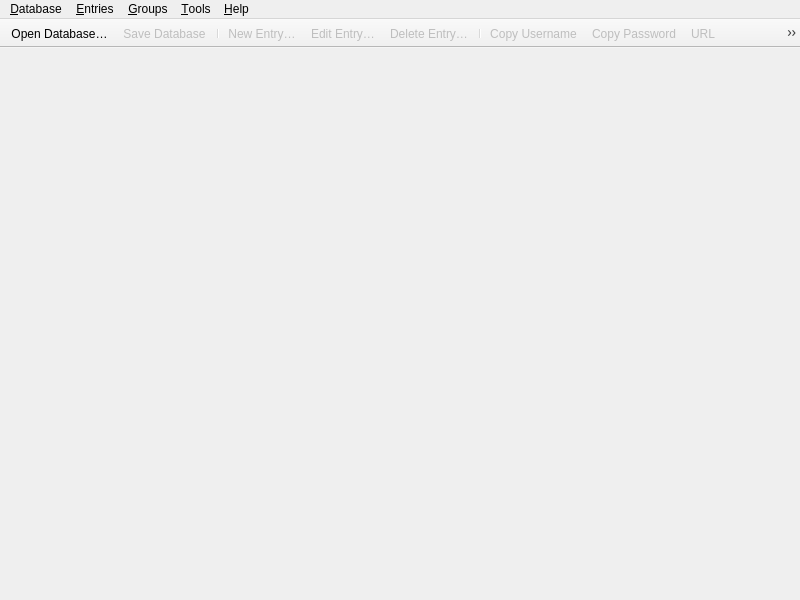
<?xml version="1.0" encoding="UTF-8"?>
<ui version="4.0">
 <class>MainWindow</class>
 <widget class="QMainWindow" name="MainWindow">
  <property name="enabled">
   <bool>true</bool>
  </property>
  <property name="geometry">
   <rect>
    <x>0</x>
    <y>0</y>
    <width>800</width>
    <height>600</height>
   </rect>
  </property>
  <property name="windowTitle">
   <string notr="true">KeePassXC</string>
  </property>
  <widget class="QWidget" name="centralwidget">
   <property name="enabled">
    <bool>true</bool>
   </property>
   <layout class="QVBoxLayout" name="verticalLayout">
    <property name="spacing">
     <number>0</number>
    </property>
    <property name="leftMargin">
     <number>0</number>
    </property>
    <property name="topMargin">
     <number>0</number>
    </property>
    <property name="rightMargin">
     <number>0</number>
    </property>
    <property name="bottomMargin">
     <number>0</number>
    </property>
    <item>
     <widget class="QWidget" name="globalMessageWidgetContainer" native="true">
      <layout class="QVBoxLayout" name="globalMessageWidgetLayout">
       <property name="spacing">
        <number>0</number>
       </property>
       <property name="bottomMargin">
        <number>0</number>
       </property>
       <item>
        <widget class="MessageWidget" name="globalMessageWidget" native="true">
         <property name="sizePolicy">
          <sizepolicy hsizetype="Preferred" vsizetype="Preferred">
           <horstretch>0</horstretch>
           <verstretch>0</verstretch>
          </sizepolicy>
         </property>
         <property name="styleSheet">
          <string notr="true">MessageWidget {margin: 90px}</string>
         </property>
        </widget>
       </item>
      </layout>
     </widget>
    </item>
    <item>
     <widget class="QStackedWidget" name="stackedWidget">
      <property name="sizePolicy">
       <sizepolicy hsizetype="Preferred" vsizetype="Preferred">
        <horstretch>0</horstretch>
        <verstretch>0</verstretch>
       </sizepolicy>
      </property>
      <property name="focusPolicy">
       <enum>Qt::TabFocus</enum>
      </property>
      <property name="currentIndex">
       <number>2</number>
      </property>
      <widget class="QWidget" name="pageDatabase">
       <layout class="QVBoxLayout" name="verticalLayout_2">
        <property name="leftMargin">
         <number>0</number>
        </property>
        <property name="topMargin">
         <number>0</number>
        </property>
        <property name="rightMargin">
         <number>0</number>
        </property>
        <property name="bottomMargin">
         <number>0</number>
        </property>
        <item>
         <widget class="DatabaseTabWidget" name="tabWidget">
          <property name="currentIndex">
           <number>-1</number>
          </property>
          <property name="tabsClosable">
           <bool>true</bool>
          </property>
          <property name="movable">
           <bool>true</bool>
          </property>
         </widget>
        </item>
       </layout>
      </widget>
      <widget class="QWidget" name="pageSettings">
       <layout class="QVBoxLayout" name="verticalLayout_3">
        <property name="leftMargin">
         <number>0</number>
        </property>
        <property name="topMargin">
         <number>0</number>
        </property>
        <property name="rightMargin">
         <number>0</number>
        </property>
        <property name="bottomMargin">
         <number>0</number>
        </property>
        <item>
         <widget class="ApplicationSettingsWidget" name="settingsWidget" native="true">
          <property name="focusPolicy">
           <enum>Qt::TabFocus</enum>
          </property>
         </widget>
        </item>
       </layout>
      </widget>
      <widget class="QWidget" name="pageWelcome">
       <layout class="QVBoxLayout" name="verticalLayout_5">
        <item>
         <layout class="QHBoxLayout" name="horizontalLayout">
          <item>
           <spacer name="horizontalSpacer">
            <property name="orientation">
             <enum>Qt::Horizontal</enum>
            </property>
            <property name="sizeType">
             <enum>QSizePolicy::MinimumExpanding</enum>
            </property>
            <property name="sizeHint" stdset="0">
             <size>
              <width>50</width>
              <height>20</height>
             </size>
            </property>
           </spacer>
          </item>
          <item>
           <widget class="WelcomeWidget" name="welcomeWidget" native="true">
            <property name="focusPolicy">
             <enum>Qt::TabFocus</enum>
            </property>
           </widget>
          </item>
          <item>
           <spacer name="horizontalSpacer_2">
            <property name="orientation">
             <enum>Qt::Horizontal</enum>
            </property>
            <property name="sizeType">
             <enum>QSizePolicy::MinimumExpanding</enum>
            </property>
            <property name="sizeHint" stdset="0">
             <size>
              <width>50</width>
              <height>20</height>
             </size>
            </property>
           </spacer>
          </item>
         </layout>
        </item>
       </layout>
      </widget>
      <widget class="QWidget" name="pagePasswordGenerator">
       <layout class="QVBoxLayout" name="verticalLayout_6">
        <item>
         <widget class="PasswordGeneratorWidget" name="passwordGeneratorWidget" native="true">
          <property name="focusPolicy">
           <enum>Qt::TabFocus</enum>
          </property>
         </widget>
        </item>
       </layout>
      </widget>
     </widget>
    </item>
   </layout>
  </widget>
  <widget class="QMenuBar" name="menubar">
   <property name="geometry">
    <rect>
     <x>0</x>
     <y>0</y>
     <width>800</width>
     <height>31</height>
    </rect>
   </property>
   <property name="focusPolicy">
    <enum>Qt::NoFocus</enum>
   </property>
   <property name="contextMenuPolicy">
    <enum>Qt::PreventContextMenu</enum>
   </property>
   <widget class="QMenu" name="menuFile">
    <property name="title">
     <string>&amp;Database</string>
    </property>
    <widget class="QMenu" name="menuRecentDatabases">
     <property name="title">
      <string>&amp;Recent Databases</string>
     </property>
    </widget>
    <widget class="QMenu" name="menuImport">
     <property name="title">
      <string>&amp;Import</string>
     </property>
     <addaction name="actionImportKeePass1"/>
     <addaction name="actionImportOpVault"/>
     <addaction name="actionImportCsv"/>
    </widget>
    <widget class="QMenu" name="menuExport">
     <property name="title">
      <string>&amp;Export</string>
     </property>
     <addaction name="actionExportCsv"/>
     <addaction name="actionExportHtml"/>
    </widget>
    <addaction name="actionDatabaseNew"/>
    <addaction name="actionDatabaseOpen"/>
    <addaction name="menuRecentDatabases"/>
    <addaction name="actionDatabaseSave"/>
    <addaction name="actionDatabaseSaveAs"/>
    <addaction name="actionDatabaseClose"/>
    <addaction name="separator"/>
    <addaction name="actionChangeMasterKey"/>
    <addaction name="actionChangeDatabaseSettings"/>
    <addaction name="separator"/>
    <addaction name="actionDatabaseMerge"/>
    <addaction name="menuImport"/>
    <addaction name="menuExport"/>
    <addaction name="separator"/>
    <addaction name="actionQuit"/>
   </widget>
   <widget class="QMenu" name="menuHelp">
    <property name="title">
     <string>&amp;Help</string>
    </property>
    <addaction name="separator"/>
    <addaction name="actionGettingStarted"/>
    <addaction name="actionUserGuide"/>
    <addaction name="actionKeyboardShortcuts"/>
    <addaction name="actionOnlineHelp"/>
    <addaction name="separator"/>
    <addaction name="actionCheckForUpdates"/>
    <addaction name="actionDonate"/>
    <addaction name="actionBugReport"/>
    <addaction name="actionAbout"/>
   </widget>
   <widget class="QMenu" name="menuEntries">
    <property name="title">
     <string>&amp;Entries</string>
    </property>
    <widget class="QMenu" name="menuEntryCopyAttribute">
     <property name="enabled">
      <bool>false</bool>
     </property>
     <property name="toolTip">
      <string/>
     </property>
     <property name="title">
      <string>Copy Att&amp;ribute</string>
     </property>
     <addaction name="actionEntryCopyTitle"/>
     <addaction name="actionEntryCopyURL"/>
     <addaction name="actionEntryCopyNotes"/>
     <addaction name="separator"/>
    </widget>
    <widget class="QMenu" name="menuEntryTotp">
     <property name="enabled">
      <bool>false</bool>
     </property>
     <property name="title">
      <string>TOTP</string>
     </property>
     <addaction name="actionEntryCopyTotp"/>
     <addaction name="actionEntryTotp"/>
     <addaction name="actionEntryTotpQRCode"/>
     <addaction name="actionEntrySetupTotp"/>
    </widget>
    <addaction name="actionEntryNew"/>
    <addaction name="actionEntryEdit"/>
    <addaction name="actionEntryClone"/>
    <addaction name="actionEntryDelete"/>
    <addaction name="separator"/>
    <addaction name="actionEntryCopyUsername"/>
    <addaction name="actionEntryCopyPassword"/>
    <addaction name="menuEntryCopyAttribute"/>
    <addaction name="menuEntryTotp"/>
    <addaction name="separator"/>
    <addaction name="actionEntryAutoType"/>
    <addaction name="separator"/>
    <addaction name="actionEntryOpenUrl"/>
    <addaction name="actionEntryDownloadIcon"/>
   </widget>
   <widget class="QMenu" name="menuGroups">
    <property name="title">
     <string>&amp;Groups</string>
    </property>
    <addaction name="actionGroupNew"/>
    <addaction name="actionGroupEdit"/>
    <addaction name="actionGroupDelete"/>
    <addaction name="actionGroupEmptyRecycleBin"/>
    <addaction name="separator"/>
    <addaction name="actionGroupDownloadFavicons"/>
    <addaction name="separator"/>
    <addaction name="actionGroupSortAsc"/>
    <addaction name="actionGroupSortDesc"/>
   </widget>
   <widget class="QMenu" name="menuTools">
    <property name="title">
     <string>&amp;Tools</string>
    </property>
    <addaction name="actionLockDatabases"/>
    <addaction name="actionPasswordGenerator"/>
    <addaction name="actionSettings"/>
   </widget>
   <addaction name="menuFile"/>
   <addaction name="menuEntries"/>
   <addaction name="menuGroups"/>
   <addaction name="menuTools"/>
   <addaction name="menuHelp"/>
  </widget>
  <widget class="QToolBar" name="toolBar">
   <property name="focusPolicy">
    <enum>Qt::NoFocus</enum>
   </property>
   <property name="contextMenuPolicy">
    <enum>Qt::PreventContextMenu</enum>
   </property>
   <property name="movable">
    <bool>false</bool>
   </property>
   <property name="iconSize">
    <size>
     <width>32</width>
     <height>32</height>
    </size>
   </property>
   <attribute name="toolBarArea">
    <enum>TopToolBarArea</enum>
   </attribute>
   <attribute name="toolBarBreak">
    <bool>false</bool>
   </attribute>
   <addaction name="actionDatabaseOpen"/>
   <addaction name="actionDatabaseSave"/>
   <addaction name="separator"/>
   <addaction name="actionEntryNew"/>
   <addaction name="actionEntryEdit"/>
   <addaction name="actionEntryDelete"/>
   <addaction name="separator"/>
   <addaction name="actionEntryCopyUsername"/>
   <addaction name="actionEntryCopyPassword"/>
   <addaction name="actionEntryCopyURL"/>
   <addaction name="actionEntryAutoType"/>
   <addaction name="separator"/>
   <addaction name="actionPasswordGenerator"/>
   <addaction name="actionLockDatabases"/>
   <addaction name="separator"/>
   <addaction name="actionSettings"/>
   <addaction name="separator"/>
  </widget>
  <action name="actionQuit">
   <property name="text">
    <string>&amp;Quit</string>
   </property>
   <property name="menuRole">
    <enum>QAction::QuitRole</enum>
   </property>
  </action>
  <action name="actionAbout">
   <property name="text">
    <string>&amp;About</string>
   </property>
   <property name="menuRole">
    <enum>QAction::AboutRole</enum>
   </property>
  </action>
  <action name="actionCheckForUpdates">
   <property name="text">
    <string>&amp;Check for Updates</string>
   </property>
   <property name="menuRole">
    <enum>QAction::ApplicationSpecificRole</enum>
   </property>
  </action>
  <action name="actionDatabaseOpen">
   <property name="text">
    <string>&amp;Open Database…</string>
   </property>
  </action>
  <action name="actionDatabaseSave">
   <property name="enabled">
    <bool>false</bool>
   </property>
   <property name="text">
    <string>&amp;Save Database</string>
   </property>
  </action>
  <action name="actionDatabaseClose">
   <property name="enabled">
    <bool>false</bool>
   </property>
   <property name="text">
    <string>&amp;Close Database</string>
   </property>
  </action>
  <action name="actionDatabaseNew">
   <property name="text">
    <string>&amp;New Database…</string>
   </property>
   <property name="toolTip">
    <string>Create a new database</string>
   </property>
  </action>
  <action name="actionDatabaseMerge">
   <property name="text">
    <string>&amp;Merge From Database…</string>
   </property>
   <property name="toolTip">
    <string>Merge from another KDBX database</string>
   </property>
  </action>
  <action name="actionEntryNew">
   <property name="enabled">
    <bool>false</bool>
   </property>
   <property name="text">
    <string>&amp;New Entry…</string>
   </property>
   <property name="toolTip">
    <string>Add a new entry</string>
   </property>
  </action>
  <action name="actionEntryEdit">
   <property name="enabled">
    <bool>false</bool>
   </property>
   <property name="text">
    <string>&amp;Edit Entry…</string>
   </property>
   <property name="toolTip">
    <string>View or edit entry</string>
   </property>
  </action>
  <action name="actionEntryDelete">
   <property name="enabled">
    <bool>false</bool>
   </property>
   <property name="text">
    <string>&amp;Delete Entry…</string>
   </property>
  </action>
  <action name="actionGroupNew">
   <property name="enabled">
    <bool>false</bool>
   </property>
   <property name="text">
    <string>&amp;New Group…</string>
   </property>
   <property name="toolTip">
    <string>Add a new group</string>
   </property>
  </action>
  <action name="actionGroupEdit">
   <property name="enabled">
    <bool>false</bool>
   </property>
   <property name="text">
    <string>&amp;Edit Group…</string>
   </property>
  </action>
  <action name="actionGroupDelete">
   <property name="enabled">
    <bool>false</bool>
   </property>
   <property name="text">
    <string>&amp;Delete Group…</string>
   </property>
  </action>
  <action name="actionGroupDownloadFavicons">
   <property name="enabled">
    <bool>false</bool>
   </property>
   <property name="text">
    <string>Download All &amp;Favicons…</string>
   </property>
  </action>
  <action name="actionGroupSortAsc">
   <property name="enabled">
    <bool>false</bool>
   </property>
   <property name="text">
    <string>Sort &amp;A-Z</string>
   </property>
  </action>
  <action name="actionGroupSortDesc">
   <property name="enabled">
    <bool>false</bool>
   </property>
   <property name="text">
    <string>Sort &amp;Z-A</string>
   </property>
  </action>
  <action name="actionDatabaseSaveAs">
   <property name="enabled">
    <bool>false</bool>
   </property>
   <property name="text">
    <string>Sa&amp;ve Database As…</string>
   </property>
  </action>
  <action name="actionChangeMasterKey">
   <property name="enabled">
    <bool>false</bool>
   </property>
   <property name="text">
    <string>Change Master &amp;Key…</string>
   </property>
  </action>
  <action name="actionChangeDatabaseSettings">
   <property name="enabled">
    <bool>false</bool>
   </property>
   <property name="text">
    <string>&amp;Database Settings…</string>
   </property>
   <property name="toolTip">
    <string>Database settings</string>
   </property>
   <property name="menuRole">
    <enum>QAction::NoRole</enum>
   </property>
  </action>
  <action name="actionEntryClone">
   <property name="enabled">
    <bool>false</bool>
   </property>
   <property name="text">
    <string>&amp;Clone Entry…</string>
   </property>
  </action>
  <action name="actionEntryCopyUsername">
   <property name="enabled">
    <bool>false</bool>
   </property>
   <property name="text">
    <string>Copy &amp;Username</string>
   </property>
   <property name="toolTip">
    <string>Copy username to clipboard</string>
   </property>
  </action>
  <action name="actionEntryCopyPassword">
   <property name="enabled">
    <bool>false</bool>
   </property>
   <property name="text">
    <string>Copy &amp;Password</string>
   </property>
   <property name="toolTip">
    <string>Copy password to clipboard</string>
   </property>
  </action>
  <action name="actionSettings">
   <property name="checkable">
    <bool>true</bool>
   </property>
   <property name="text">
    <string>&amp;Settings</string>
   </property>
   <property name="menuRole">
    <enum>QAction::PreferencesRole</enum>
   </property>
  </action>
  <action name="actionPasswordGenerator">
   <property name="checkable">
    <bool>true</bool>
   </property>
   <property name="text">
    <string>&amp;Password Generator</string>
   </property>
  </action>
  <action name="actionEntryAutoType">
   <property name="enabled">
    <bool>false</bool>
   </property>
   <property name="text">
    <string>Perform &amp;Auto-Type</string>
   </property>
  </action>
  <action name="actionEntryDownloadIcon">
   <property name="text">
    <string>Download &amp;Favicon</string>
   </property>
  </action>
  <action name="actionEntryOpenUrl">
   <property name="enabled">
    <bool>false</bool>
   </property>
   <property name="text">
    <string>Open &amp;URL</string>
   </property>
  </action>
  <action name="actionLockDatabases">
   <property name="enabled">
    <bool>false</bool>
   </property>
   <property name="text">
    <string>&amp;Lock Databases</string>
   </property>
  </action>
  <action name="actionEntryCopyTitle">
   <property name="enabled">
    <bool>false</bool>
   </property>
   <property name="text">
    <string>&amp;Title</string>
   </property>
   <property name="toolTip">
    <string>Copy title to clipboard</string>
   </property>
  </action>
  <action name="actionEntryCopyURL">
   <property name="enabled">
    <bool>false</bool>
   </property>
   <property name="text">
    <string>&amp;URL</string>
   </property>
   <property name="toolTip">
    <string>Copy URL to clipboard</string>
   </property>
  </action>
  <action name="actionEntryCopyNotes">
   <property name="enabled">
    <bool>false</bool>
   </property>
   <property name="text">
    <string>&amp;Notes</string>
   </property>
   <property name="toolTip">
    <string>Copy notes to clipboard</string>
   </property>
  </action>
  <action name="actionExportCsv">
   <property name="enabled">
    <bool>false</bool>
   </property>
   <property name="text">
    <string>&amp;Export to CSV File…</string>
   </property>
  </action>
  <action name="actionExportHtml">
   <property name="enabled">
    <bool>false</bool>
   </property>
   <property name="text">
    <string>&amp;Export to HTML File…</string>
   </property>
  </action>
  <action name="actionImportKeePass1">
   <property name="text">
    <string>KeePass 1 Database…</string>
   </property>
   <property name="toolTip">
    <string>Import a KeePass 1 database</string>
   </property>
  </action>
  <action name="actionImportOpVault">
   <property name="text">
    <string>1Password Vault…</string>
   </property>
   <property name="toolTip">
    <string>Import a 1Password Vault</string>
   </property>
  </action>
  <action name="actionImportCsv">
   <property name="text">
    <string>CSV File…</string>
   </property>
   <property name="toolTip">
    <string>Import a CSV file</string>
   </property>
  </action>
  <action name="actionEntryTotp">
   <property name="text">
    <string>Show TOTP</string>
   </property>
  </action>
  <action name="actionEntryTotpQRCode">
   <property name="text">
    <string>Show QR Code</string>
   </property>
  </action>
  <action name="actionEntrySetupTotp">
   <property name="text">
    <string>Set up TOTP…</string>
   </property>
  </action>
  <action name="actionEntryCopyTotp">
   <property name="text">
    <string>Copy &amp;TOTP</string>
   </property>
  </action>
  <action name="actionGroupEmptyRecycleBin">
   <property name="text">
    <string>E&amp;mpty recycle bin</string>
   </property>
   <property name="visible">
    <bool>false</bool>
   </property>
  </action>
  <action name="actionDonate">
   <property name="text">
    <string>&amp;Donate</string>
   </property>
  </action>
  <action name="actionBugReport">
   <property name="text">
    <string>Report a &amp;Bug</string>
   </property>
  </action>
  <action name="actionGettingStarted">
   <property name="text">
    <string>&amp;Getting Started</string>
   </property>
   <property name="toolTip">
    <string>Open Getting Started Guide PDF</string>
   </property>
  </action>
  <action name="actionOnlineHelp">
   <property name="text">
    <string>&amp;Online Help</string>
   </property>
   <property name="toolTip">
    <string>Go to online documentation (opens browser)</string>
   </property>
  </action>
  <action name="actionUserGuide">
   <property name="text">
    <string>&amp;User Guide</string>
   </property>
   <property name="toolTip">
    <string>Open User Guide PDF</string>
   </property>
  </action>
  <action name="actionKeyboardShortcuts">
   <property name="text">
    <string>&amp;Keyboard Shortcuts</string>
   </property>
   <property name="shortcut">
    <string notr="true">Ctrl+/</string>
   </property>
  </action>
 </widget>
 <customwidgets>
  <customwidget>
   <class>PasswordGeneratorWidget</class>
   <extends>QWidget</extends>
   <header>gui/PasswordGeneratorWidget.h</header>
   <container>1</container>
  </customwidget>
  <customwidget>
   <class>MessageWidget</class>
   <extends>QWidget</extends>
   <header>gui/MessageWidget.h</header>
   <container>1</container>
  </customwidget>
  <customwidget>
   <class>DatabaseTabWidget</class>
   <extends>QTabWidget</extends>
   <header>gui/DatabaseTabWidget.h</header>
   <container>1</container>
  </customwidget>
  <customwidget>
   <class>ApplicationSettingsWidget</class>
   <extends>QWidget</extends>
   <header>gui/ApplicationSettingsWidget.h</header>
   <container>1</container>
  </customwidget>
  <customwidget>
   <class>WelcomeWidget</class>
   <extends>QWidget</extends>
   <header>gui/WelcomeWidget.h</header>
   <container>1</container>
  </customwidget>
 </customwidgets>
 <resources/>
 <connections/>
</ui>
